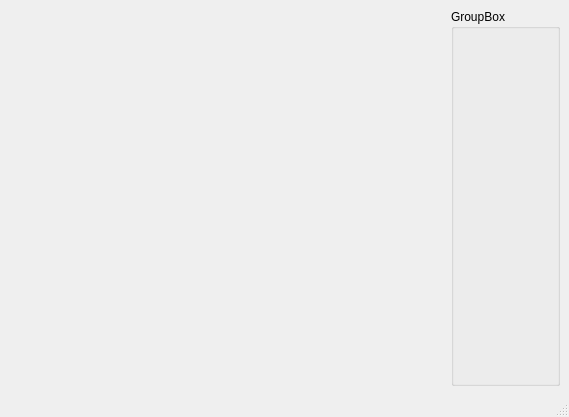
<?xml version="1.0" encoding="UTF-8"?>
<ui version="4.0">
 <class>SoftRender</class>
 <widget class="QMainWindow" name="SoftRender">
  <property name="geometry">
   <rect>
    <x>0</x>
    <y>0</y>
    <width>569</width>
    <height>417</height>
   </rect>
  </property>
  <property name="windowTitle">
   <string>SoftRender</string>
  </property>
  <widget class="QWidget" name="centralwidget">
   <layout class="QHBoxLayout" name="horizontalLayout" stretch="4,1">
    <item>
     <widget class="SoftRenderWidget" name="widget" native="true"/>
    </item>
    <item>
     <widget class="QGroupBox" name="groupBox">
      <property name="title">
       <string>GroupBox</string>
      </property>
     </widget>
    </item>
   </layout>
  </widget>
  <widget class="QMenuBar" name="menubar">
   <property name="geometry">
    <rect>
     <x>0</x>
     <y>0</y>
     <width>569</width>
     <height>17</height>
    </rect>
   </property>
  </widget>
  <widget class="QStatusBar" name="statusbar"/>
 </widget>
 <customwidgets>
  <customwidget>
   <class>SoftRenderWidget</class>
   <extends>QWidget</extends>
   <header>softrenderwidget.h</header>
   <container>1</container>
  </customwidget>
 </customwidgets>
 <resources/>
 <connections/>
</ui>
